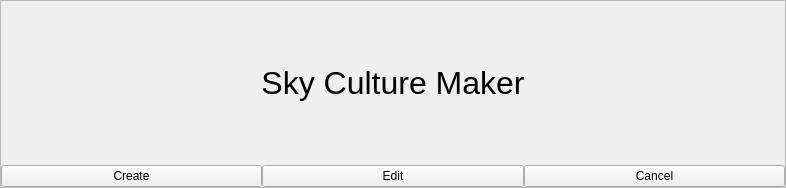
<?xml version="1.0" encoding="UTF-8"?>
<ui version="4.0">
 <class>scmStartDialog</class>
 <widget class="QWidget" name="scmStartDialog">
  <property name="geometry">
   <rect>
    <x>0</x>
    <y>0</y>
    <width>786</width>
    <height>188</height>
   </rect>
  </property>
  <property name="windowTitle">
   <string>Sky Culture Maker</string>
  </property>
  <property name="styleSheet">
   <string notr="true"/>
  </property>
  <layout class="QVBoxLayout">
   <property name="spacing">
    <number>0</number>
   </property>
   <property name="leftMargin">
    <number>0</number>
   </property>
   <property name="topMargin">
    <number>0</number>
   </property>
   <property name="rightMargin">
    <number>0</number>
   </property>
   <property name="bottomMargin">
    <number>0</number>
   </property>
   <item>
    <widget class="QFrame" name="Content">
     <property name="sizePolicy">
      <sizepolicy hsizetype="Preferred" vsizetype="Minimum">
       <horstretch>0</horstretch>
       <verstretch>0</verstretch>
      </sizepolicy>
     </property>
     <property name="frameShape">
      <enum>QFrame::StyledPanel</enum>
     </property>
     <layout class="QGridLayout" name="gridLayout_2">
      <property name="leftMargin">
       <number>0</number>
      </property>
      <property name="topMargin">
       <number>0</number>
      </property>
      <property name="rightMargin">
       <number>0</number>
      </property>
      <property name="bottomMargin">
       <number>0</number>
      </property>
      <property name="spacing">
       <number>0</number>
      </property>
      <item row="0" column="0">
       <widget class="QLabel" name="label">
        <property name="font">
         <font>
          <pointsize>24</pointsize>
         </font>
        </property>
        <property name="text">
         <string>Sky Culture Maker</string>
        </property>
        <property name="scaledContents">
         <bool>false</bool>
        </property>
        <property name="alignment">
         <set>Qt::AlignCenter</set>
        </property>
       </widget>
      </item>
      <item row="5" column="0">
       <layout class="QHBoxLayout" name="horizontalLayout">
        <item>
         <widget class="QPushButton" name="scmStartCreatePushButton">
          <property name="text">
           <string>Create</string>
          </property>
         </widget>
        </item>
        <item>
         <widget class="QPushButton" name="scmStartEditPushButton">
          <property name="text">
           <string>Edit</string>
          </property>
         </widget>
        </item>
        <item>
         <widget class="QPushButton" name="scmStartCancelPushButton">
          <property name="text">
           <string>Cancel</string>
          </property>
         </widget>
        </item>
       </layout>
      </item>
     </layout>
    </widget>
   </item>
  </layout>
 </widget>
 <customwidgets>
  <customwidget>
   <class>TitleBar</class>
   <extends>QFrame</extends>
   <header>Dialog.hpp</header>
   <container>1</container>
  </customwidget>
 </customwidgets>
 <resources/>
 <connections/>
</ui>
